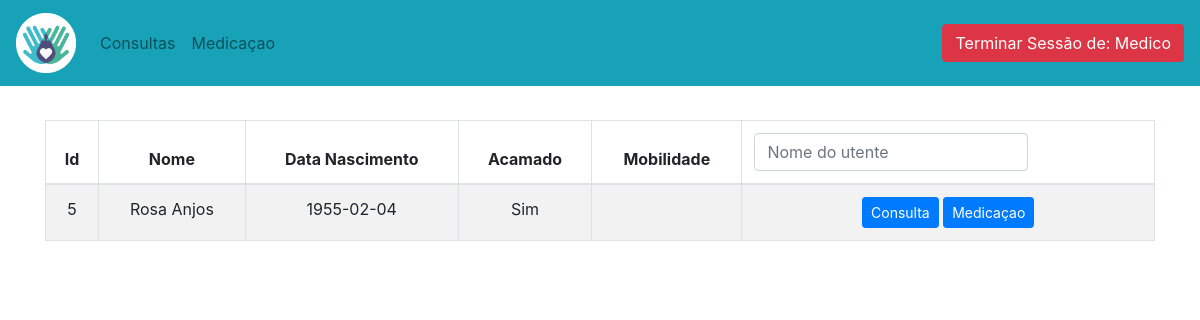
The app's page /index_medico.php (signed in) with its own data.
### tables this page shows
CREATE TABLE IF NOT EXISTS `utentes` (
  `idutentes` int(11) NOT NULL AUTO_INCREMENT,
  `nome` varchar(45) DEFAULT NULL,
  `datanascimento` date DEFAULT NULL,
  `morada` varchar(45) DEFAULT NULL,
  `contacto` int(11) DEFAULT NULL,
  `acamado` enum('Sim','Nao') DEFAULT NULL,
  `mobilidade` varchar(45) DEFAULT NULL,
  `contactoemer` varchar(45) DEFAULT NULL,
  `departamento` varchar(45) NOT NULL,
  PRIMARY KEY (`idutentes`)
);

### index_medico.php (the view, shortened to what this page needs)
<!doctype html>
<html lang="pt">
  <head>
		<link rel="stylesheet" href="https://stackpath.bootstrapcdn.com/bootstrap/4.3.1/css/bootstrap.min.css">
			<head>
			<body>
		  <nav class="navbar navbar-light navbar-expand-md bg-info justify-content-center fixed-top">
		 <a class="navbar-brand" href="/PAPoriginal/index_chefe.php">
          <img src="logo.png" alt="logo" style="width:60px;">
        </a>
		  <div class="collapse navbar-collapse" id="navbarNavDropdown">
			<ul class="navbar-nav">
			  <li class="nav-item">
				<a class="nav-link" href="consultas/lista_m_consultas.php">Consultas</a>
			  </li>
			  <li class="nav-item">
				<a class="nav-link" href="consultas/lista_medicamentos.php">Medicaçao</a>
			  </li>
			</ul>
		  </div>
		  <ul class="nav navbar-nav navbar-right">
	  <a class="nav-link" href=""></a>
      <a class=" btn btn-danger" type="submit" href="login/sair.php">Terminar Sessão de: <?php echo $_SESSION['nome_utilizador']; ?></a>
    </ul>
		</nav>
			<div class="container">
			<div class="table-responsive">
			<div style="margin-top:120px">
			<table class="table table-hover table-bordered table-striped text-center" id="result">
		  <thead>
			<tr>
			 <th scope="col">Id</th>
			  <th scope="col">Nome</th>
			  <th scope="col">Data Nascimento</th>
			  <th scope="col">Acamado</th>
			  <th scope="col">Mobilidade</th>
			  <th scope="col">
			  <form class="form-inline" >
					<input class="form-control mr-sm-2" id="opesqu" type="search" onkeyup="pesquisa()" placeholder="Nome do utente" id="nome" name="nome" aria-label="Search">
			</form>
			</th>
			</tr>
		  </thead>
		<tbody>
<?php
				try {
				  $mysqli = new mysqli("localhost", "root", "", "idosos_pap");
				  $mysqli->set_charset("utf8mb4");
				} catch(Exception $e) {
				  error_log($e->getMessage());
				  exit('Error connecting to database');
				}
				$stmt = $mysqli->prepare('SELECT * FROM utentes  ');
				$stmt->execute();
				$result = $stmt->get_result();
				while($row = $result->fetch_assoc()) {
					  echo"<tr>";
						  echo"<td>".$row['idutentes']."</td>";
						  echo"<td>".$row['nome']."</td>";
						  echo"<td>".$row['datanascimento']."</td>";
						  echo"<td>".$row['acamado']."</td>";
						  echo"<td>".$row['mobilidade']."</td>";
						  echo'<td><button type="button" class="btn btn-sm btn-primary" data-toggle="modal" data-target="#modaconsulta"
							  data-idpri='.$row['idutentes'].'
							  data-nome='.$row['nome'].'
							  >Consulta</button>
						  <button type="button" class="btn btn-sm btn-primary" data-toggle="modal" data-target="#modamedicaçao"
							  data-idpri='.$row['idutentes'].'
							  data-nome='.$row['nome'].'
							  >Medicaçao</button> </td>';
					  echo"</tr>";
				}
			?>
		</tbody>
</div>
</div>
</div>
</body>
</html>

### records on screen
utentes: idutentes "5", nome "Rosa Anjos", datanascimento "1955-02-04", acamado "Sim"

### other values on screen
$_SESSION['nome_utilizador'] "Medico"
